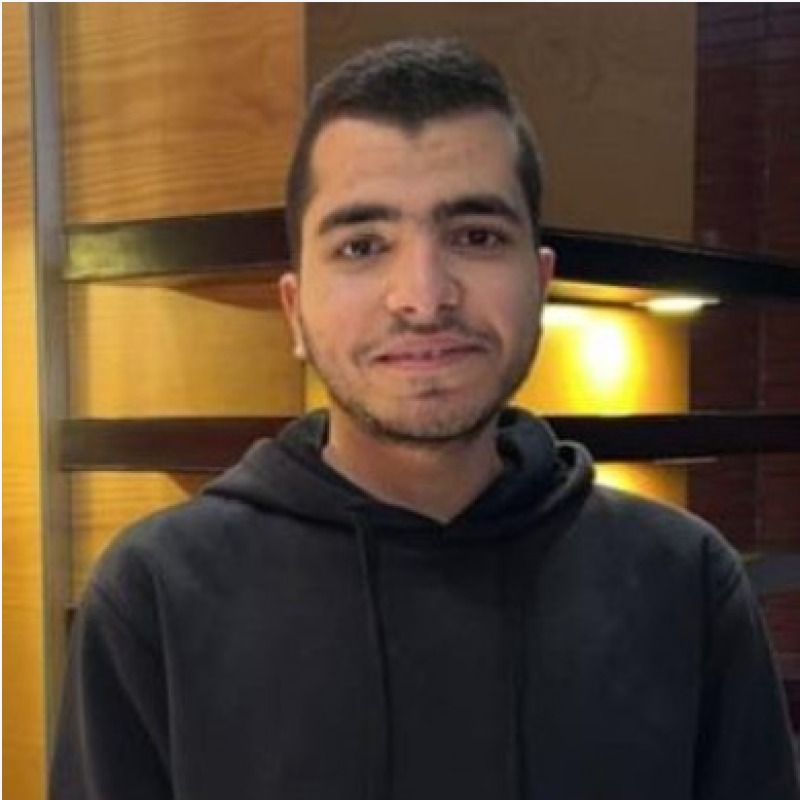
#> input picture dataset/Ahmed/ahmed1.jpeg, 800 x 800 px, given in place of the camera
$ python recognize_lbph_camera.py
#> lines starting #> are read from the running program, lines starting #| are printed output that depends on the picture; after the words box and inside, x2 and y2 are one past the last pixel; in counts of white or black regions, pixels touching at a corner belong together
import cv2
import os

# =========================
# Load Trained LBPH Model
# =========================
model = cv2.face.LBPHFaceRecognizer_create()
model.read("lbph_model.yml")

# =========================
# Create Label Map
# =========================
dataset_path = "dataset"

label_map = {}
label_id = 0

for person_name in os.listdir(dataset_path):
    label_map[label_id] = person_name
    label_id += 1

# =========================
# Load Haar Cascade
# =========================
face_detector = cv2.CascadeClassifier(
    cv2.data.haarcascades + 'haarcascade_frontalface_default.xml'
)

# =========================
# Open Camera
# =========================
cap = cv2.VideoCapture(0)

while True:

    # Read frame from camera
    ret, frame = cap.read()
#> frame is the input picture: shape (800, 800, 3); mean B, G, R 50.5, 71.3, 91.7

    if not ret:
        break

    # =========================
    # Pre-processing
    # =========================

    # Convert to grayscale
    # Convert to grayscale
    gray = cv2.cvtColor(frame, cv2.COLOR_BGR2GRAY)
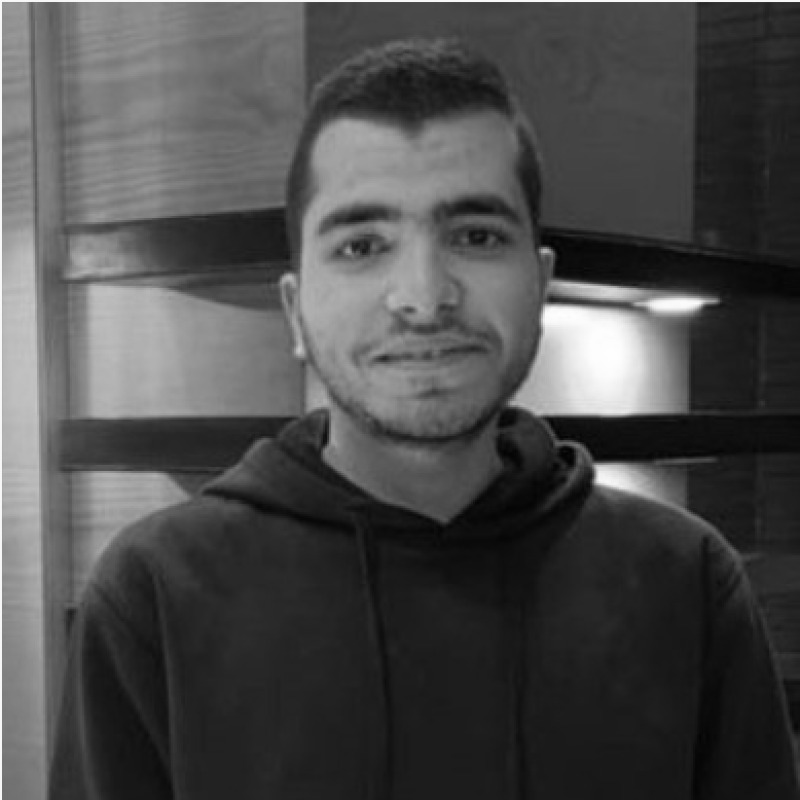
#> gray: shape (800, 800); min 0, max 254, mean 75

    # Improve contrast
    gray = cv2.equalizeHist(gray)
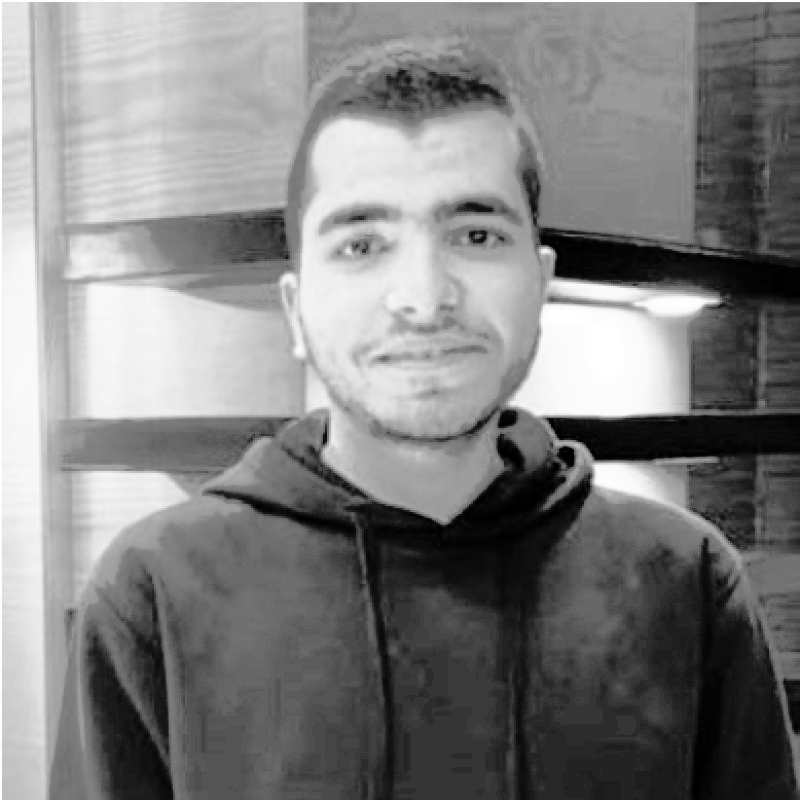
#> gray: shape (800, 800); min 0, max 255, mean 128.7

    # Reduce noise
    gray = cv2.GaussianBlur(gray, (5,5), 0)

    # =========================
    # Face Detection
    # =========================
    faces = face_detector.detectMultiScale(
        gray,
        scaleFactor=1.3,
        minNeighbors=5
    )
#> faces = [[271, 126, 294, 294]]

    for (x, y, w, h) in faces:

        # Crop face region
        face = gray[y:y+h, x:x+w]

        # Resize face
        face = cv2.resize(face, (200, 200))

        # =========================
        # Matching
        # =========================
        label, confidence = model.predict(face)

        # Confidence threshold
        if confidence < 80:
            name = label_map[label]
        else:
            name = "Unknown"

        # Draw rectangle
        cv2.rectangle(
            frame,
            (x, y),
            (x+w, y+h),
            (0, 255, 0),
            2
        )

        # Put text
        cv2.putText(
            frame,
            f"{name}",
            (x, y-10),
            cv2.FONT_HERSHEY_SIMPLEX,
            1,
            (0, 255, 0),
            2
        )
#> this loop made 1 pass
#> (x, y, w, h, label, confidence, name) on pass 1: (271, 126, 294, 294, 0, 0, 'Ahmed')
#> pass 1, `face = gray[y:y+h, x:x+w]`:
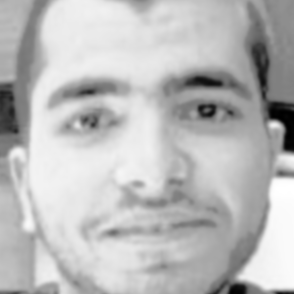
#> face: shape (294, 294); min 0, max 255, mean 186.2
#> after the loop:
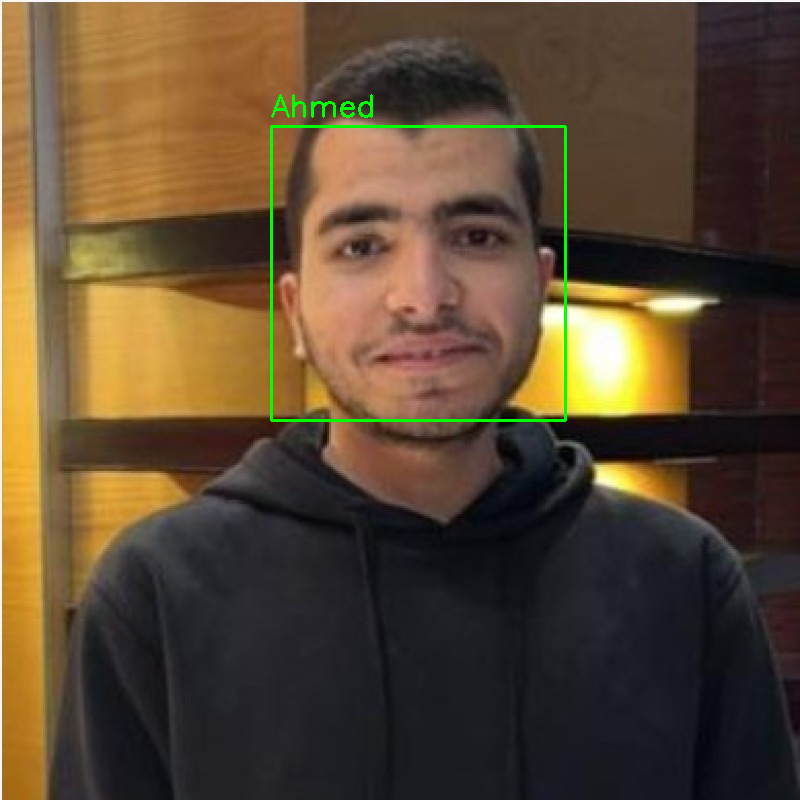
#> frame: shape (800, 800, 3); 0.67% of pixels changed, all inside (x1, y1, x2, y2) = (270, 94, 567, 422)

    # =========================
    # Show Result
    # =========================
    cv2.imshow("LBPH Face Recognition", frame)

    # ESC to exit
    if cv2.waitKey(1) == 27:
#> (key Esc is pressed here)
        break

# =========================
# Release Resources
# =========================
cap.release()
cv2.destroyAllWindows()

$ run again, on dataset/Ahmed/ahmed2.jpg
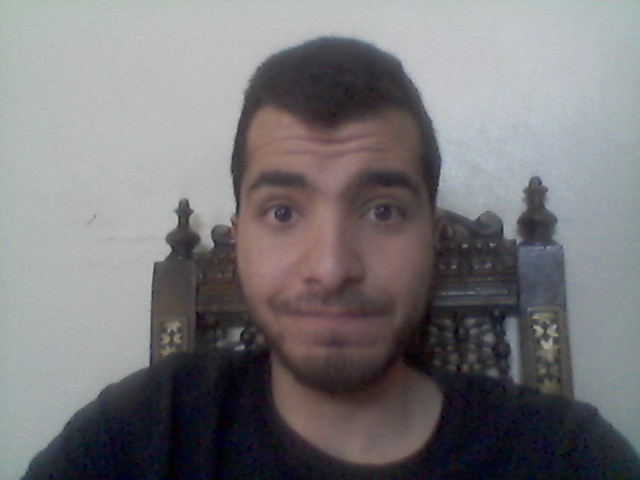
#> input picture dataset/Ahmed/ahmed2.jpg, 640 x 480 px, given in place of the camera
#> frame is the input picture: shape (480, 640, 3); mean B, G, R 121.1, 118.7, 120.2
#> faces = [[204, 111, 255, 255]]
#> the loop `for (x, y, w, h) in faces:` made 1 pass
#> (x, y, w, h, label, confidence, name) on pass 1: (204, 111, 255, 255, 0, 0, 'Ahmed')
#> pass 1, `face = gray[y:y+h, x:x+w]`:
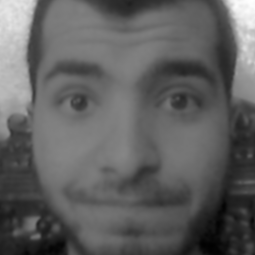
#> face: shape (255, 255); min 1, max 255, mean 95.6
#> after the loop `for (x, y, w, h) in faces:`:
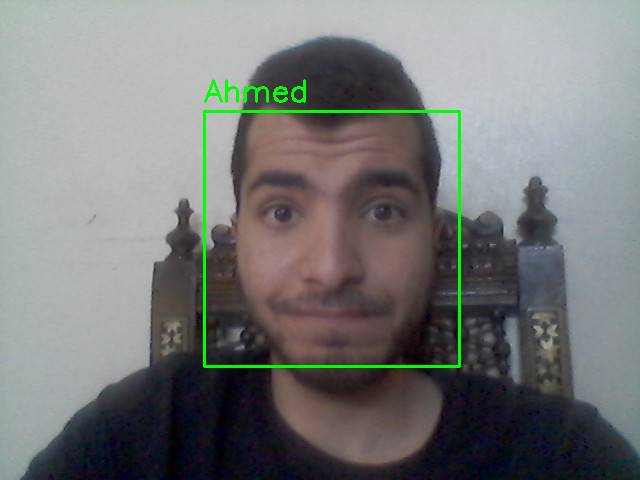
#> frame: shape (480, 640, 3); 1.25% of pixels changed, all inside (x1, y1, x2, y2) = (203, 79, 461, 368)
